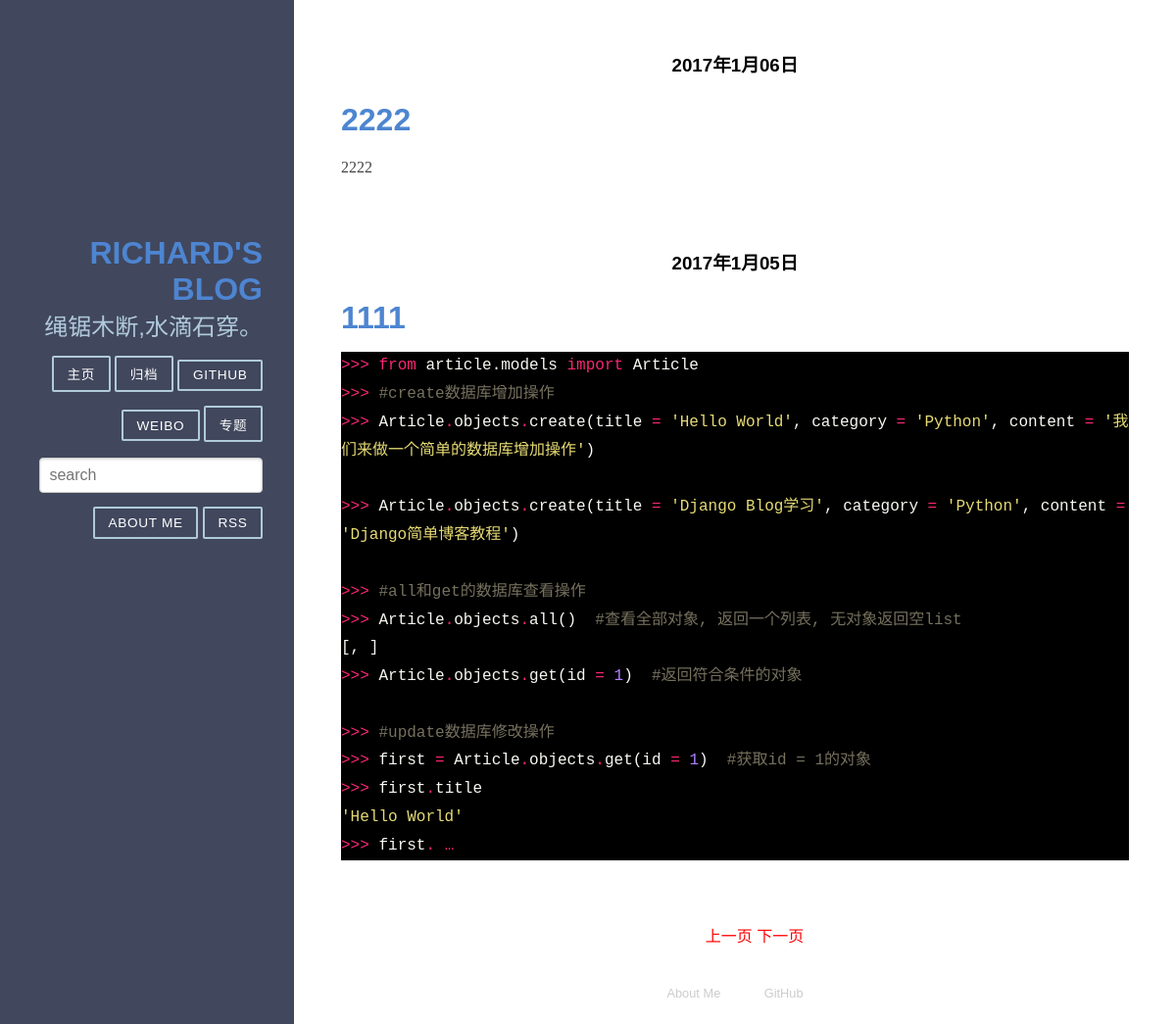
Screenshot of /?page=2 with the database file from the repository.
### web/models.py (models this page shows, shortened)
class Article(models.Model):
    title = models.CharField(max_length = 100)  #博客题目
    category = models.CharField(max_length = 50, blank = True)  #博客分类 可为空
    tag = models.ManyToManyField(Tag, blank=True)  # 博客标签 可为空
    date_time = models.DateTimeField(auto_now_add = True)  #博客日期
    content = models.TextField(blank = True, null = True)  #博客文章正文
    class Meta:
        ordering = ['-date_time']

### web/views.py (the view)
# urls.py: url(r'^$', 'web.views.home', name = 'home'),
def home(request):
    posts = Article.objects.all()  #获取全部的Article对象
    paginator = Paginator(posts, 2) #每页显示两个
    page = request.GET.get('page')
    try :
        post_list = paginator.page(page)
    except PageNotAnInteger :
        post_list = paginator.page(1)
    except EmptyPage :
        post_list = paginator.paginator(paginator.num_pages)
    return render(request, 'home.html', {'post_list' : post_list})

### web/templatetags/custom_markdown.py (called while the page is built)
@register.filter(is_safe=True)  #注册template filter
@stringfilter  #希望字符串作为参数
def custom_markdown(value):
    return mark_safe(markdown.markdown(value,
        extensions = ['markdown.extensions.fenced_code', 'markdown.extensions.codehilite'],
                                       safe_mode=True,
                                       enable_attributes=False))

### templates/home.html (shortened to what this page needs)
{% extends "base.html" %}
{% load custom_markdown %}
{% block content %}
<div class="posts">
    {% for post in post_list %}
        <section class="post">
            <header class="post-header">
                <h3 style="font-weight:bold;text-align:center"><a style="color: black; text-decoration:none; " class="post-author" href="{% url 'detail' id=post.id %}">{{ post.date_time |date:'Y年n月d日'}}</a></h3>
                <h2 class="post-title"><a style="text-decoration:none; " href="{% url 'detail' id=post.id %}">{{ post.title }}</a></h2>
            </header>
                <div class="post-description">
                    <p>
                        {{ post.content|custom_markdown|truncatewords_html:100 }}
                    </p>
                </div>
        </section>
    {% endfor %}
    {% if post_list.object_list and post_list.paginator.num_pages > 1 %}
      <div style="text-align:center">
      <ul class="pager">
      {% if post_list.has_previous %}
          <a style="color: red" href="?page={{ post_list.previous_page_number }}">上一页</a>
      {% endif %}
      {% if post_list.has_next %}
          <a style="color: red" href="?page={{ post_list.next_page_number }}">下一页</a>
      {% endif %}
      </ul>
      </div>
    {% endif %}
</div>
{% endblock %}

### statics/pure-min.css (style rules this page uses)
article,aside,details,figcaption,figure,footer,header,hgroup,main,nav,section,summary { display:block }
html { font-size:100%;-ms-text-size-adjust:100%;-webkit-text-size-adjust:100% }
html,button,input,select,textarea { font-family:sans-serif }
body { margin:0 }
h2 { font-size:1.5em;margin:.83em 0 }
h3 { font-size:1.17em;margin:1em 0 }
p,pre { margin:1em 0 }
code,kbd,pre,samp { font-family:monospace,serif;_font-family:'courier new',monospace;font-size:1em }
pre { white-space:pre;white-space:pre-wrap;word-wrap:break-word }
dl,menu,ol,ul { margin:1em 0 }
menu,ol,ul { padding:0 0 0 40px }

### statics/blog.css (style rules this page uses)
* { -webkit-box-sizing: border-box; -moz-box-sizing: border-box; box-sizing: border-box; }
a { text-decoration: none; color: rgb(61, 146, 201); }
h3 { font-weight: 100; }
.post { padding-bottom: 2em; }
.post-title { font-size: 2em; color: #222; margin-bottom: 0.2em; }
.post-description { font-family: Georgia, "Cambria", serif; color: #444; line-height: 1.8em; }

### statics/monokai.css (style rules this page uses)
.codehilite { background-color: black; }
.codehilite .n { color: #f8f8f2; }
.codehilite .o { color: #f92672; }
.codehilite .p { color: #f8f8f2; }
.codehilite .c1 { color: #75715e; }
.codehilite .kn { color: #f92672; }
.codehilite .nb { color: #f8f8f2; }
.codehilite .nn { color: #f8f8f2; }
.codehilite .w { color: #f8f8f2; }
.codehilite .mi { color: #ae81ff; }
.codehilite .s1 { color: #e6db74; }

### templates/home.html (style rules this page uses)
a { color:#4d85d1; transition:0.5s; }

### rows the page displays
Article: date_time "2017年1月06日", title "2222", content|custom_markdown "2222"
Article: date_time "2017年1月05日", title "1111", content|custom_markdown ">>> from article.models import Article >>> #create数据库增加操作 >>> Article . objects . create ( title = 'Hello World' , category = 'Python' , content = '我们来做一个简单的数据库增加操作' ) >>> Article . objects . create ( title = 'Django Blog学习' , category = 'Python' , content = 'Django简单博客教程' ) >>> #all和get的数据库查看操作 >>> Article . objects . all () #查看全部对象, 返回一个列表, 无对象返回空list [, ] >>> Article . objects . get ( id = 1 ) #返回符合条件的对象 >>> #update数据库修改操作 >>> first = Article . objects . get ( id = 1 ) #获取id = 1的对象 >>> first . title 'Hello World' >>> first . …"
